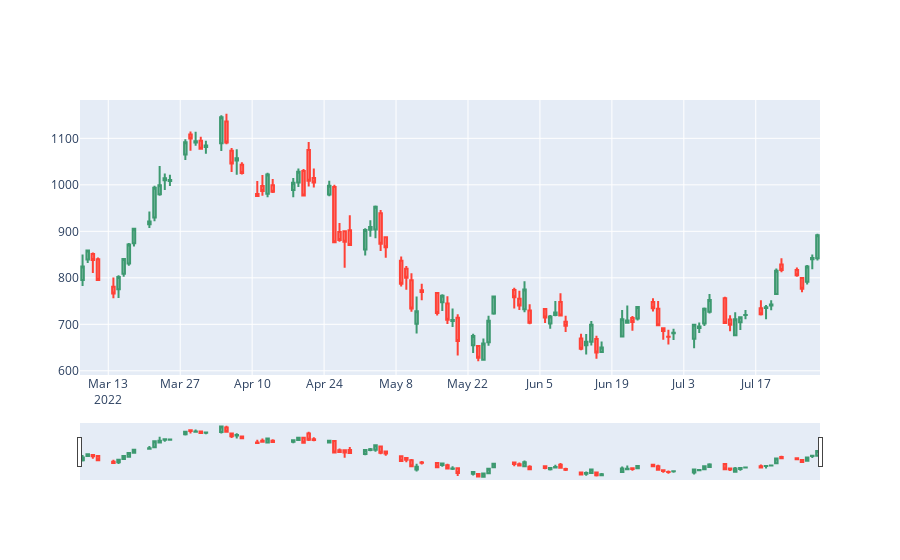

The code cell stored with this chart in its notebook:
### Code cell
# Pull data using Yahoo Finance
stock = yf.Ticker('TSLA')
data = stock.history(period="100d")
data.to_csv('yahoo.csv')
# Create Candlestick chart using Plotly
df = pd.read_csv('yahoo.csv')
candlestick = go.Candlestick(x=df['Date'], open=df['Open'], high=df['High'], low=df['Low'], close=df['Close'])
fig = go.Figure(data=[candlestick])
fig.show()
